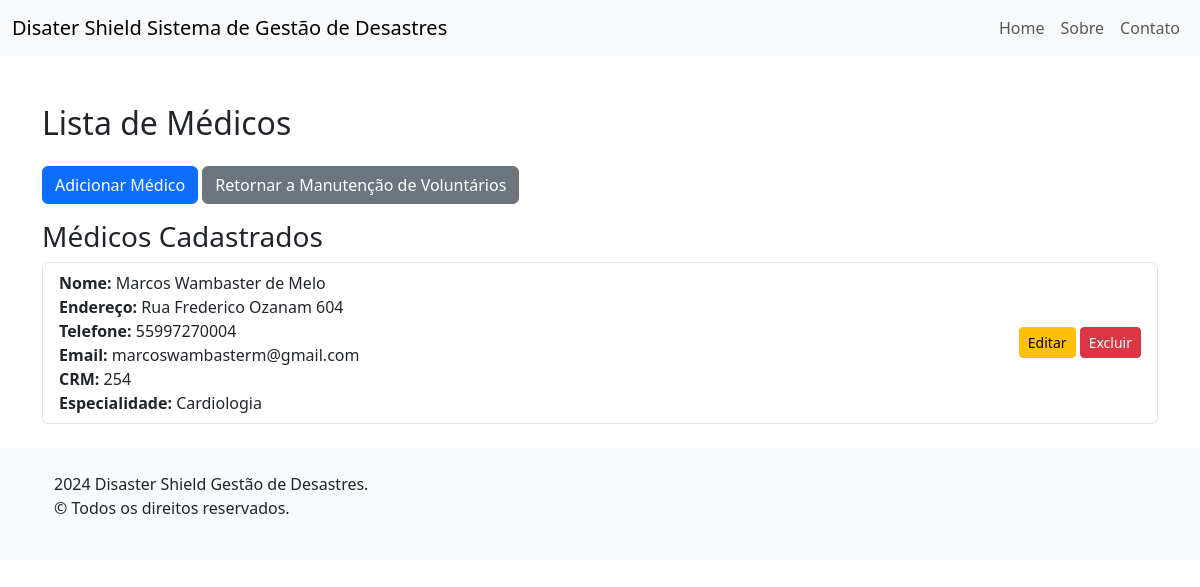
The page /voluntarios/medicos/ on the database as committed earlier.
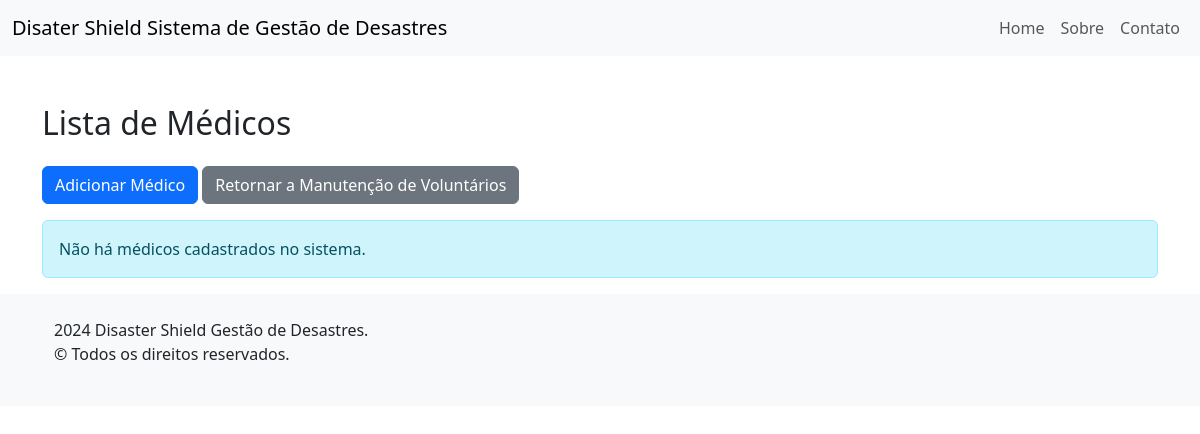
The same page on the database as committed later.
### voluntarios/models.py (models this page shows, shortened)
class Voluntario(models.Model):
    nome = models.CharField(max_length=100)
    endereco = models.CharField(max_length=200)
    telefone = models.CharField(max_length=15)
    email = models.EmailField()
    class Meta:
        abstract = True

class Medico(Voluntario):
    crm = models.CharField(max_length=20)
    ESPECIALIDADES = [
        ('Cardiologia', 'Cardiologia'),
        ('Dermatologia', 'Dermatologia'),
        ('Ginecologia', 'Ginecologia'),
        ('Neurologia', 'Neurologia'),
        ('Ortopedia', 'Ortopedia'),
        ('Pediatria', 'Pediatria'),
        ('Psiquiatria', 'Psiquiatria'),
        ('Urologia', 'Urologia'),
    ]
    especialidade = models.CharField(
        max_length=50,
        choices=ESPECIALIDADES,
    )

### voluntarios/views.py (the view)
# urls.py: path('medicos/', views.ListaMedicosView.as_view(), name='lista_medicos'),
class ListaMedicosView(ListView):
    model = Medico
    template_name = 'lista_medicos.html'
    context_object_name = 'medicos'

### voluntarios/templates/lista_medicos.html (shortened to what this page needs)
{% extends "base.html" %}
{% block content %}
<div class="container mt-5">
    <h2 class="my-4">Lista de Médicos</h2>
    <a href="{% url 'adicionar_medico' %}" class="btn btn-primary mb-3">Adicionar Médico</a>
    <a href="{% url 'lista_voluntarios' %}" class="btn btn-secondary mb-3">Retornar a Manutenção de Voluntários</a>
    {% if medicos %}
        <h3>Médicos Cadastrados</h3>
        <ul class="list-group mb-4">
            {% for medico in medicos %}
                <li class="list-group-item d-flex justify-content-between align-items-center">
                    <div>
                        <strong>Nome:</strong> {{ medico.nome }}<br>
                        <strong>Endereço:</strong> {{ medico.endereco }}<br>
                        <strong>Telefone:</strong> {{ medico.telefone }}<br>
                        <strong>Email:</strong> {{ medico.email }}<br>
                        <strong>CRM:</strong> {{ medico.crm }}<br>
                        <strong>Especialidade:</strong> {{ medico.especialidade }}
                    </div>
                    <div>
                        <a href="{% url 'editar_medico' medico.pk %}" class="btn btn-warning btn-sm">Editar</a>
                        <a href="{% url 'excluir_medico' medico.pk %}" class="btn btn-danger btn-sm">Excluir</a>
                    </div>
                </li>
            {% endfor %}
        </ul>
    {% else %}
        <div class="alert alert-info" role="alert">
            Não há médicos cadastrados no sistema.
        </div>
    {% endif %}
</div>
{% endblock %}

Rows that differ between the two databases and show on the page:
removed Medico: nome "Marcos Wambaster de Melo", endereco "Rua Frederico Ozanam 604", telefone "55997270004", email "marcoswambasterm@gmail.com", crm "254", especialidade "Cardiologia"
Other text that changed with them:
text no longer shown: "Médicos Cadastrados"
text now shown: "Não há médicos cadastrados no sistema."
